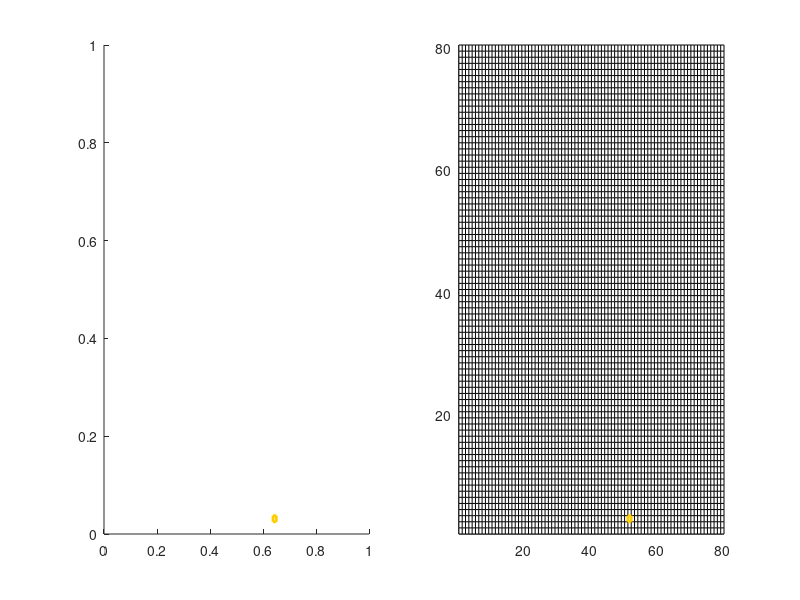

MATLAB code for this plot: (Note: this script raises an error after producing the figure.)
% @file     dart_throwing.m
% @author   afruehstueck
% @date     24/03/2017
%
% perform dart throwing on a grid specified by resolution, dart size
% specified by radius and show animated updates as darts are thrown
% use parameter pause_val to pause between throws for slower animation

function dart_throwing(radius, grid_resolution, use_grid, pause_val)  
    %% settings
    %radius of disks
    if nargin < 1
        radius = 0.08;
        %use grid to enhance dart throwing (true/false)
        use_grid = true;
        %resolution of grid
        grid_resolution = 80;
        %pause after each throw for 'better' visualization (length of pause)
        pause_val = 0.0;
    end
    %%
    
    %colors used in plot
    purple = [0.27 0.00 0.58];
    yellow = [1.00 0.80 0.00];
    
    %radius size in grid coordinates
    radius_raster = radius * grid_resolution;
    %cell size in data coordinates
    d = 1 / grid_resolution;
    
    %create grid of zeroes for empty cells
    cell_grid = zeros(grid_resolution, grid_resolution);
    [xx, yy] = meshgrid(1:grid_resolution);
    centers = zeros(0, 2);

    % create figure
    scr = get(0, 'ScreenSize'); 
    figure('Name', 'Dart Throwing', 'NumberTitle', 'off', 'Position', [100 150 4*scr(4)/3 2*scr(4)/3]);
    
    %plot of empty/non-empty grid
    subplot(1, 2, 2);
    hold on;
    xlim([0.5 grid_resolution+.5]);
    ylim([0.5 grid_resolution+.5]);
    [xshow, yshow] = meshgrid(0.5:1:grid_resolution+0.5);
    matrix_plot = pcolor(xshow, yshow, padarray(cell_grid, [1 1], 'post'));
    %create color map for grid plot
    map = [1 1 1; purple .* (1:-0.2:0.6)'];
    colormap(map)
    caxis([0, 4])
    
    current_grid_plot = plot([0 0 0 0 0], [0 0 0 0 0], 'Color', yellow, 'LineWidth', 2);
    
    %plot of actual data
    subplot(1, 2, 1);
    xlim([0 1]);
    ylim([0 1]);
    hold on;
    current_cell_plot = plot([0 0 0 0 0], [0 0 0 0 0], 'Color', yellow, 'LineWidth', 2);
    centers_plot = scatter(centers(:, 1), centers(:, 2), 150, '.');
           
    t = 0:.1:2*pi;
    num_darts_thrown = 0;
    num_valid_darts = 0;
    all_cells_filled = false;
    while num_darts_thrown < 100000 && ~all_cells_filled
        valid_dart = false;
        while ~valid_dart && num_darts_thrown < 100000
            if use_grid
                %find all empty grid cells
                [empty_y, empty_x] = find(~cell_grid);
                if isempty(empty_x)
                    all_cells_filled = true;
                    break;
                end
                %pick a random cell by index
                random_idx = randi(length(empty_x));
                
                %grid coordinates of randomly selected cell
                x_center = empty_x(random_idx); %coordinate lies at center of grid cell
                y_center = empty_y(random_idx);
                fprintf('picked empty cell at (%d, %d)\n', x_center, y_center);
                
                %rectangle around picked cell in grid
                x_l = x_center - 0.5; x_r = x_center + 0.5;
                y_b = y_center - 0.5; y_t = y_center + 0.5;
                rect_grid = [x_l y_b; x_r y_b; x_r y_t; x_l y_t; x_l y_b];
                
                %visualize position of current cell in grid as rectangle
                set(current_grid_plot, 'XData', rect_grid(:, 1), 'YData', rect_grid(:, 2));
               
                %rectangle in original data space
                rect_data = (rect_grid - 0.5) / grid_resolution;
                %visualize position of current cell in data space
                set(current_cell_plot, 'XData', rect_data(:, 1), 'YData', rect_data(:, 2));
                
                %cell coordinates to original data space
                trnsf_x = (x_center - 1) / grid_resolution;
                trnsf_y = (y_center - 1) / grid_resolution;
                %pick a random dart in current cell region
                rand_dart_x = trnsf_x + rand * d;
                rand_dart_y = trnsf_y + rand * d;
                
                dart = [rand_dart_x rand_dart_y];
                pause(pause_val)
            else
                dart = [rand rand];
            end
            
            num_darts_thrown = num_darts_thrown + 1;
            %calculate distances of all circle centers from current dart position
            distances = norm_per_row(centers - repmat(dart,  num_valid_darts, 1));
            if all(distances >= radius)
                %accept dart position
                valid_dart = true;
                num_valid_darts = num_valid_darts + 1;
            else
                fprintf('invalid dart at [%1.2f, %1.2f]\n', dart(1), dart(2));
            end
        end
        
        if ~valid_dart
            continue;
        end
        
        %update current cell
        centers = [centers; dart];

        x = radius * cos(t) + dart(1);
        y = radius * sin(t) + dart(2);
        %plot new circle (as patch)
        patch('XData', x, 'YData', y, 'FaceColor', purple, 'FaceAlpha', 0.05, 'EdgeColor', purple);
        
        %transform dart coordinates back to raster to rasterize circle
        dart_raster = ([dart(1) dart(2)] .* grid_resolution) + 1;
        circle = sqrt((xx - dart_raster(1)).^2 + (yy - dart_raster(2)).^2) <= radius_raster;

        %add circle (ones in variable circle) to cell grid
        cell_grid = cell_grid + circle;
        
        %update matrix plot contents
        set(matrix_plot, 'CData', padarray(cell_grid, [1 1], 'post'));
        %update circle centers
        set(centers_plot, 'XData', centers(:, 1), 'YData', centers(:, 2));
          
        if isempty(find(~cell_grid, 1))
            all_cells_filled = true;
            break;
        end
        drawnow;
        pause(pause_val)
    end
    
    %remove yellow indicators for current cell when done
    set(current_cell_plot, 'XData', [-1 -1 -1 -1 -1], 'YData', [-1 -1 -1 -1 -1]);
    set(current_grid_plot, 'XData', [-1 -1 -1 -1 -1], 'YData', [-1 -1 -1 -1 -1]);
               
    fprintf('*****************************\n %d darts thrown\n %d darts chosen\n', num_darts_thrown, num_valid_darts);
end
